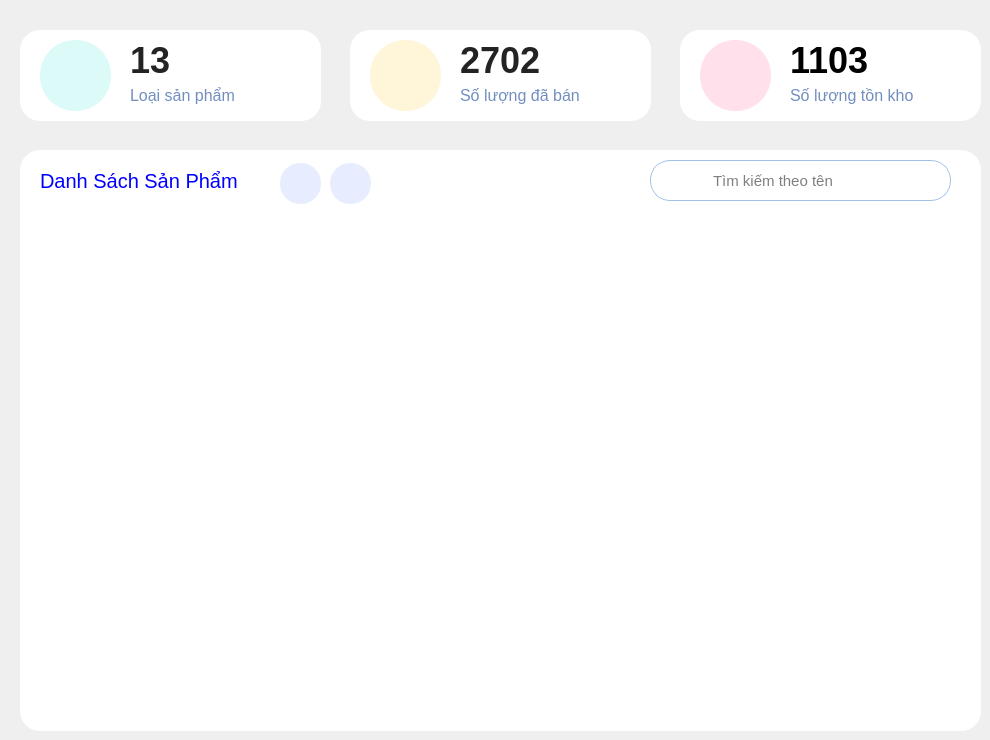
      <widget class="QWidget" name="staff_2">
       <widget class="QWidget" name="invoiceW_6" native="true">
        <property name="geometry">
         <rect>
          <x>20</x>
          <y>30</y>
          <width>301</width>
          <height>91</height>
         </rect>
        </property>
        <property name="cursor">
         <cursorShape>ArrowCursor</cursorShape>
        </property>
        <property name="styleSheet">
         <string notr="true">background-color: #fff;
border-radius: 20px;
text-align: left;</string>
        </property>
        <widget class="QLabel" name="quantityPrd">
         <property name="geometry">
          <rect>
           <x>110</x>
           <y>10</y>
           <width>101</width>
           <height>41</height>
          </rect>
         </property>
         <property name="font">
          <font>
           <pointsize>27</pointsize>
           <bold>true</bold>
          </font>
         </property>
         <property name="styleSheet">
          <string notr="true">background-color: transparent;
color: #232323;</string>
         </property>
         <property name="text">
          <string>13</string>
         </property>
        </widget>
        <widget class="QLabel" name="label_37">
         <property name="geometry">
          <rect>
           <x>110</x>
           <y>50</y>
           <width>151</width>
           <height>31</height>
          </rect>
         </property>
         <property name="font">
          <font>
           <pointsize>12</pointsize>
           <bold>false</bold>
          </font>
         </property>
         <property name="cursor">
          <cursorShape>ArrowCursor</cursorShape>
         </property>
         <property name="styleSheet">
          <string notr="true">background-color: transparent;
color: #718EBF;</string>
         </property>
         <property name="text">
          <string>Loại sản phẩm</string>
         </property>
        </widget>
        <widget class="QPushButton" name="pushButton_33">
         <property name="geometry">
          <rect>
           <x>20</x>
           <y>10</y>
           <width>71</width>
           <height>71</height>
          </rect>
         </property>
         <property name="styleSheet">
          <string notr="true">background-color:#DCFAF8;
border-radius: 35px;
padding-left: 15px;
</string>
         </property>
         <property name="text">
          <string/>
         </property>
         <property name="icon">
          <iconset resource="resourse.qrc">
           <normaloff>:/new/img/img/box.png</normaloff>:/new/img/img/box.png</iconset>
         </property>
         <property name="iconSize">
          <size>
           <width>40</width>
           <height>40</height>
          </size>
         </property>
        </widget>
       </widget>
       <widget class="QWidget" name="prdW_13" native="true">
        <property name="geometry">
         <rect>
          <x>350</x>
          <y>30</y>
          <width>301</width>
          <height>91</height>
         </rect>
        </property>
        <property name="cursor">
         <cursorShape>ArrowCursor</cursorShape>
        </property>
        <property name="styleSheet">
         <string notr="true">background-color: #fff;
border-radius: 20px;
text-align: left;</string>
        </property>
        <widget class="QLabel" name="sellPrd">
         <property name="geometry">
          <rect>
           <x>110</x>
           <y>10</y>
           <width>161</width>
           <height>41</height>
          </rect>
         </property>
         <property name="font">
          <font>
           <pointsize>27</pointsize>
           <bold>true</bold>
          </font>
         </property>
         <property name="styleSheet">
          <string notr="true">background-color: transparent;
color: #232323;</string>
         </property>
         <property name="text">
          <string>2702</string>
         </property>
        </widget>
        <widget class="QLabel" name="label_34">
         <property name="geometry">
          <rect>
           <x>110</x>
           <y>50</y>
           <width>141</width>
           <height>31</height>
          </rect>
         </property>
         <property name="font">
          <font>
           <pointsize>12</pointsize>
           <bold>false</bold>
          </font>
         </property>
         <property name="cursor">
          <cursorShape>ArrowCursor</cursorShape>
         </property>
         <property name="styleSheet">
          <string notr="true">background-color: transparent;
color: #718EBF;</string>
         </property>
         <property name="text">
          <string>Số lượng đã bán</string>
         </property>
        </widget>
        <widget class="QPushButton" name="pushButton_34">
         <property name="geometry">
          <rect>
           <x>20</x>
           <y>10</y>
           <width>71</width>
           <height>71</height>
          </rect>
         </property>
         <property name="styleSheet">
          <string notr="true">background-color:#FFF5D9;
border-radius: 35px;
padding-left: 17px;
padding-top:10px;</string>
         </property>
         <property name="text">
          <string/>
         </property>
         <property name="icon">
          <iconset resource="resourse.qrc">
           <normaloff>:/new/img/img/purchase (1).png</normaloff>:/new/img/img/purchase (1).png</iconset>
         </property>
         <property name="iconSize">
          <size>
           <width>40</width>
           <height>40</height>
          </size>
         </property>
        </widget>
       </widget>
       <widget class="QWidget" name="prdW_14" native="true">
        <property name="geometry">
         <rect>
          <x>680</x>
          <y>30</y>
          <width>301</width>
          <height>91</height>
         </rect>
        </property>
        <property name="cursor">
         <cursorShape>PointingHandCursor</cursorShape>
        </property>
        <property name="styleSheet">
         <string notr="true">background-color: #fff;
border-radius: 20px;
text-align: left;</string>
        </property>
        <widget class="QLabel" name="returnPrd">
         <property name="geometry">
          <rect>
           <x>110</x>
           <y>10</y>
           <width>181</width>
           <height>41</height>
          </rect>
         </property>
         <property name="font">
          <font>
           <pointsize>27</pointsize>
           <bold>true</bold>
          </font>
         </property>
         <property name="styleSheet">
          <string notr="true">background-color: transparent;
color:#000;</string>
         </property>
         <property name="text">
          <string>1103</string>
         </property>
        </widget>
        <widget class="QLabel" name="label_30">
         <property name="geometry">
          <rect>
           <x>110</x>
           <y>50</y>
           <width>191</width>
           <height>31</height>
          </rect>
         </property>
         <property name="font">
          <font>
           <pointsize>12</pointsize>
           <bold>false</bold>
          </font>
         </property>
         <property name="cursor">
          <cursorShape>PointingHandCursor</cursorShape>
         </property>
         <property name="styleSheet">
          <string notr="true">background-color: transparent;
color: #718EBF;</string>
         </property>
         <property name="text">
          <string>Số lượng tồn kho</string>
         </property>
        </widget>
        <widget class="QPushButton" name="pushButton_35">
         <property name="geometry">
          <rect>
           <x>20</x>
           <y>10</y>
           <width>71</width>
           <height>71</height>
          </rect>
         </property>
         <property name="styleSheet">
          <string notr="true">background-color:#FFE0EB;
border-radius: 35px;
padding-left: 17px;
padding-top:10px;</string>
         </property>
         <property name="text">
          <string/>
         </property>
         <property name="icon">
          <iconset resource="resourse.qrc">
           <normaloff>:/new/img/img/low-prices (2).png</normaloff>:/new/img/img/low-prices (2).png</iconset>
         </property>
         <property name="iconSize">
          <size>
           <width>40</width>
           <height>40</height>
          </size>
         </property>
        </widget>
       </widget>
       <widget class="QWidget" name="widget_7" native="true">
        <property name="geometry">
         <rect>
          <x>20</x>
          <y>150</y>
          <width>961</width>
          <height>581</height>
         </rect>
        </property>
        <property name="styleSheet">
         <string notr="true">background-color: #fff;
border-radius: 20px;
text-align: left;</string>
        </property>
        <widget class="QTableView" name="tableViewPrd">
         <property name="enabled">
          <bool>true</bool>
         </property>
         <property name="geometry">
          <rect>
           <x>20</x>
           <y>60</y>
           <width>941</width>
           <height>521</height>
          </rect>
         </property>
         <property name="cursor" stdset="0">
          <cursorShape>PointingHandCursor</cursorShape>
         </property>
         <property name="styleSheet">
          <string notr="true">
QTableWidget
{
color:red; 
gridline-color:black;
 selection-color:green;
font: 700 15pt  &quot;Arial&quot;; 
selection-background-color:blue;

}
QTableWidget::item:selected
{
color:white;
background-color:blue;
}

QHeaderView
{
border:none;
font: 500 &quot;Arial&quot;;
color:blue;
border: none;
}
QHeaderView::section
{
border: none;
font: 500 16px &quot;Arial&quot;;
color:#718EBF;
background-color: white;
padding: 10px 10px;

}
QTableView::item {
    background-color: white;              
    color:232323;        
	padding:15px 20px;     
 	border-left: none;          
    border-right: none;         
    border-top: 1px solid #E6EFF5;        
}
QTableView::item:selected {
    background-color:#95a1ff;     
    color: white;                        
}
QScrollBar:horizontal, QScrollBar:vertical { height: 0px; width: 0px; }</string>
         </property>
         <property name="autoScroll">
          <bool>false</bool>
         </property>
         <property name="selectionBehavior">
          <enum>QAbstractItemView::SelectionBehavior::SelectRows</enum>
         </property>
         <property name="showGrid">
          <bool>false</bool>
         </property>
         <property name="gridStyle">
          <enum>Qt::PenStyle::SolidLine</enum>
         </property>
         <property name="wordWrap">
          <bool>true</bool>
         </property>
         <property name="cornerButtonEnabled">
          <bool>true</bool>
         </property>
         <attribute name="horizontalHeaderVisible">
          <bool>true</bool>
         </attribute>
         <attribute name="horizontalHeaderMinimumSectionSize">
          <number>10</number>
         </attribute>
         <attribute name="horizontalHeaderDefaultSectionSize">
          <number>100</number>
         </attribute>
         <attribute name="horizontalHeaderHighlightSections">
          <bool>true</bool>
         </attribute>
         <attribute name="horizontalHeaderShowSortIndicator" stdset="0">
          <bool>false</bool>
         </attribute>
         <attribute name="verticalHeaderVisible">
          <bool>true</bool>
         </attribute>
         <attribute name="verticalHeaderCascadingSectionResizes">
          <bool>true</bool>
         </attribute>
        </widget>
        <widget class="QLabel" name="label_7">
         <property name="geometry">
          <rect>
           <x>20</x>
           <y>10</y>
           <width>231</width>
           <height>41</height>
          </rect>
         </property>
         <property name="font">
          <font>
           <pointsize>15</pointsize>
           <fontweight>ExtraBold</fontweight>
          </font>
         </property>
         <property name="styleSheet">
          <string notr="true">color: blue;</string>
         </property>
         <property name="text">
          <string>Danh Sách Sản Phẩm</string>
         </property>
        </widget>
        <widget class="QWidget" name="widget_8" native="true">
         <property name="geometry">
          <rect>
           <x>260</x>
           <y>10</y>
           <width>681</width>
           <height>51</height>
          </rect>
         </property>
         <property name="styleSheet">
          <string notr="true"/>
         </property>
         <widget class="QPushButton" name="finfPrdBtn">
          <property name="geometry">
           <rect>
            <x>380</x>
            <y>10</y>
            <width>51</width>
            <height>21</height>
           </rect>
          </property>
          <property name="cursor">
           <cursorShape>PointingHandCursor</cursorShape>
          </property>
          <property name="styleSheet">
           <string notr="true">
background-color: white;
border-radius: 20px;
color: #ccc;
padding-left: 10px;</string>
          </property>
          <property name="text">
           <string/>
          </property>
          <property name="icon">
           <iconset resource="resourse.qrc">
            <normaloff>:/new/img/img/search.png</normaloff>:/new/img/img/search.png</iconset>
          </property>
          <property name="iconSize">
           <size>
            <width>20</width>
            <height>20</height>
           </size>
          </property>
         </widget>
         <widget class="QLineEdit" name="finfPrd">
          <property name="geometry">
           <rect>
            <x>370</x>
            <y>0</y>
            <width>301</width>
            <height>41</height>
           </rect>
          </property>
          <property name="font">
           <font>
            <pointsize>11</pointsize>
            <kerning>false</kerning>
           </font>
          </property>
          <property name="focusPolicy">
           <enum>Qt::FocusPolicy::ClickFocus</enum>
          </property>
          <property name="styleSheet">
           <string notr="true">border-radius: 20px;
border: 1px solid #9ec2e6;
background-color:white;
padding-left: 60px;
color:#000;
</string>
          </property>
          <property name="placeholderText">
           <string>Tìm kiếm theo tên</string>
          </property>
         </widget>
         <widget class="QPushButton" name="addPrd">
          <property name="geometry">
           <rect>
            <x>0</x>
            <y>3</y>
            <width>41</width>
            <height>41</height>
           </rect>
          </property>
          <property name="cursor">
           <cursorShape>PointingHandCursor</cursorShape>
          </property>
          <property name="styleSheet">
           <string notr="true">padding-left:10px;
background-color:#E7EDFF;
border-radius: 20px;</string>
          </property>
          <property name="text">
           <string/>
          </property>
          <property name="icon">
           <iconset resource="resourse.qrc">
            <normaloff>:/new/img/img/plus (1).png</normaloff>:/new/img/img/plus (1).png</iconset>
          </property>
          <property name="iconSize">
           <size>
            <width>20</width>
            <height>20</height>
           </size>
          </property>
         </widget>
         <widget class="QPushButton" name="pushButton_36">
          <property name="geometry">
           <rect>
            <x>50</x>
            <y>3</y>
            <width>41</width>
            <height>41</height>
           </rect>
          </property>
          <property name="cursor">
           <cursorShape>PointingHandCursor</cursorShape>
          </property>
          <property name="styleSheet">
           <string notr="true">padding-left:10px;
background-color:#E7EDFF;
border-radius: 20px;</string>
          </property>
          <property name="text">
           <string/>
          </property>
          <property name="icon">
           <iconset resource="resourse.qrc">
            <normaloff>:/new/img/img/sync (1).png</normaloff>:/new/img/img/sync (1).png</iconset>
          </property>
          <property name="iconSize">
           <size>
            <width>20</width>
            <height>20</height>
           </size>
          </property>
         </widget>
         <zorder>finfPrd</zorder>
         <zorder>addPrd</zorder>
         <zorder>pushButton_36</zorder>
         <zorder>finfPrdBtn</zorder>
        </widget>
       </widget>
      </widget>
